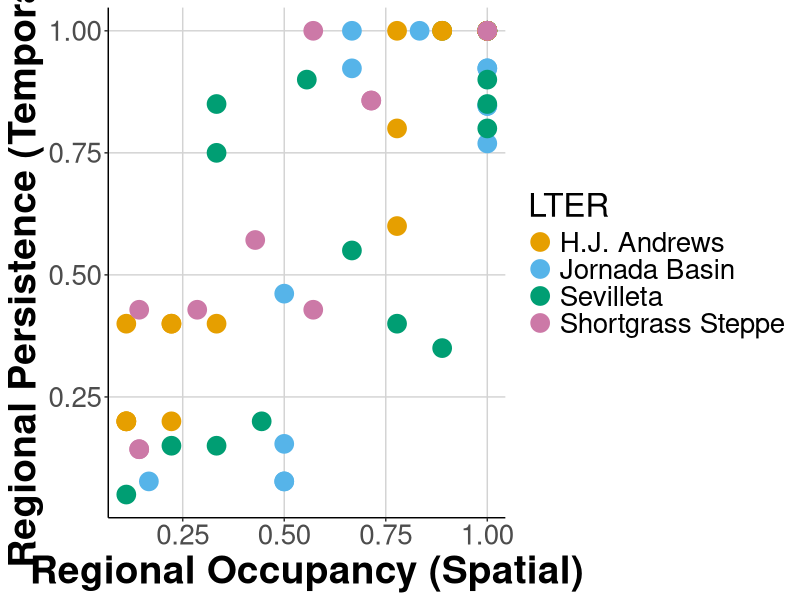
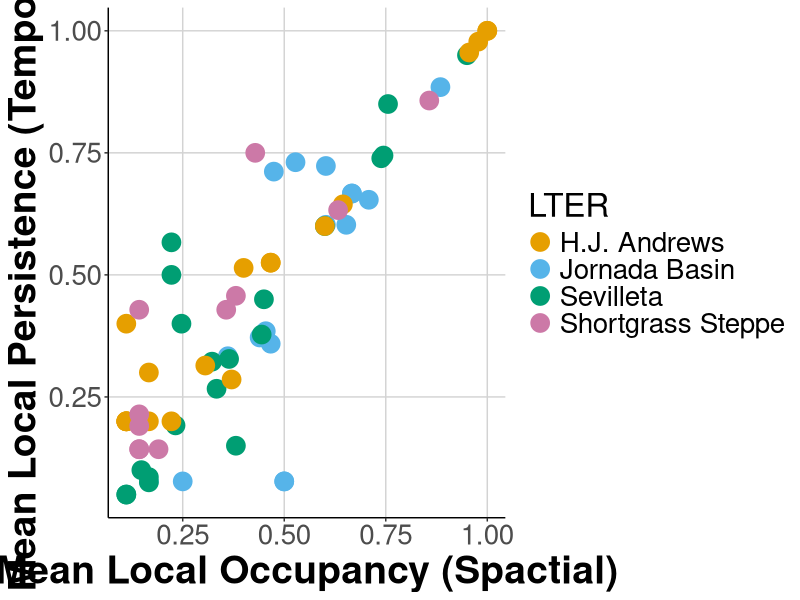
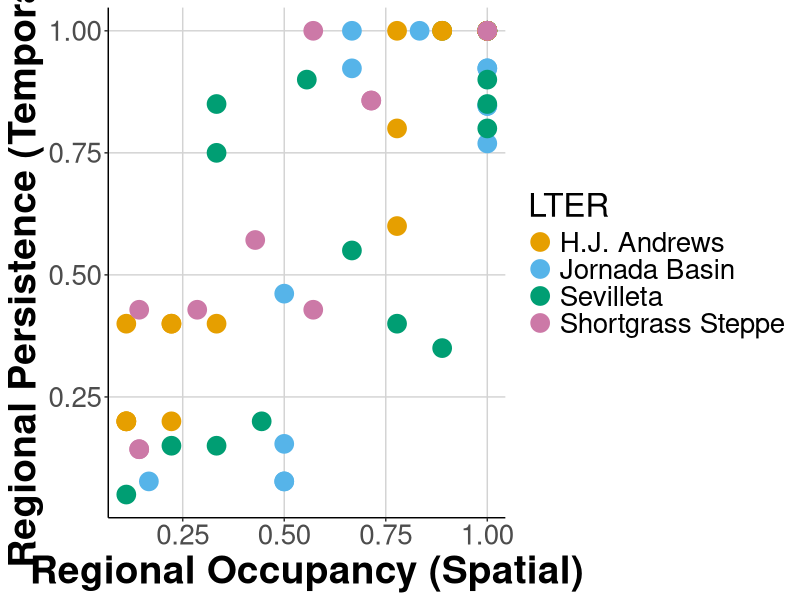
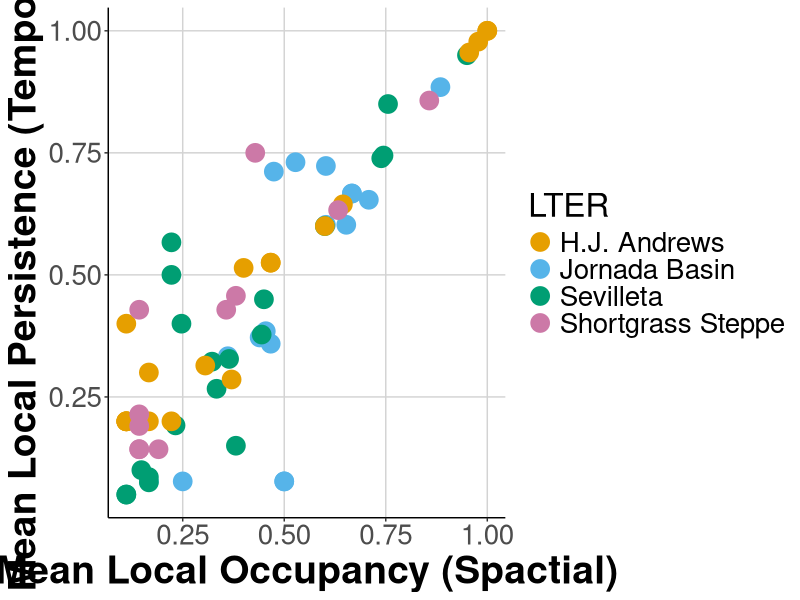

The R source for these figures, in order: (Note: this script raises an error after producing the figures.)
### Cleaned data
# EKB
# March 7, 2016

###################
# LIBRARIES

library(tidyr)
library(dplyr)
library(ggplot2)


###################
# LOAD FILES

jornada <- read.csv("data/Rodents/jornada_rodents.csv", header = TRUE, na.strings = ".")
sevilleta <- read.csv("data/Rodents/sevilleta_sm_mrc.txt", header = TRUE)
hj_andrews <- read.csv("data/Rodents/hj_andrews.csv", header = TRUE)
shortgrass_steppe <- read.table("data/Rodents/SGS_LTER_smammals.txt", header = TRUE, sep = "\t", na.strings = ".")

####################
# PREP FILES

jor_data <- select(jornada, year, season, habitat, web, spp, recap) %>% 
            filter(recap != "Y", spp != "DIPO1", spp != "PERO1", spp != "NA")

hja_data <- select(hj_andrews, YEAR, REPBLK, SUBPLOT, SPECIES) %>% 
            filter(SPECIES != 'UNKN') 

sev_data <- select(sevilleta, year, season, location, web, species, recap) %>% 
            filter(recap != "y", species != "pgsp", species != "dipo", 
                   species != "nesp", species != "onsp", species != "pesp", 
                   species != "resp", species != "na", species != "pmsp", species != "spsp", 
                   year < 2009, location != "two22", location != "blugrama", 
                   location != "savanna", location != "goatdraw", location != "rsgrass")

sgs_data <- select(shortgrass_steppe, YEAR, VEG, WEB, SPP) %>% 
            filter(SPP != 'NA')

# rename columns for consistency

names(jor_data) <- c("year", "season", "plot", "subplot", "species", "recap")
names(hja_data) <- c("year", "plot", "subplot", "species")
names(sev_data) <- c("year", "season", "plot", "subplot", "species", "recap")
names(sgs_data) <- c("year", "plot", "subplot", "species")

#####################
# FUNCTIONS

# DATA functions

select_data <- function(data){
  # function for selecting only relevant columns
  dat <- select(data, year, plot, subplot, species)
  return(dat)
}

group_data <- function(data){
  # group and arrange a dataset by species, year, plot, and subplot
  dat <- data %>% 
         group_by(species, year, plot, subplot) %>% 
         arrange(species, year, plot, subplot)
  return(dat)
}

add_siteID <- function(data){
  # make a column with a unique location code
  dat <- data %>% mutate(siteID = paste(plot, subplot, sep = "_"))
  return(dat)
}

find_reg_persist <- function(data){
  # create column for relative regional persistence (years overall)
  dat <- select(data, species, year) %>% 
         group_by(species, year) %>% 
         summarise(year_count = n())
  dat1 <- select(dat, species) %>% 
          group_by(species) %>% 
          summarise(years = n())
  total_years <- length(unique(data$year))
  dat1 <- mutate(dat1, rel_reg_persist = years/total_years)
  return(dat1)
}

find_reg_occup <- function(data){
  # create column for relative regional occupancy (sites overall)
  dat <- select(data, species, siteID) %>% 
         group_by(species, siteID) %>% 
         summarise(site_count = n())
  dat1 <- select(dat, species) %>% 
          group_by(species) %>% 
          summarise(sites = n())
  total_sites <- length(unique(data$siteID))
  dat1 <- mutate(dat1, rel_reg_occup = sites/total_sites)
  return(dat1)
}

join_regionals <- function(data){
  # combine the relative regional persistance and regional occupancy into one data frame
  dat <- left_join(x = find_reg_persist(data), y = find_reg_occup(data), by = "species")
  return(dat)
}

rel_local_occup <- function(data){
  # create a column for average relative local occupancy (site by year)
  dat <- select(data, year, species, siteID) %>% 
         group_by(year, species) %>% 
         summarise(site_by_year = n_distinct(siteID))
  total_sites <- length(unique(data$siteID))
  dat <- mutate(dat, rel_sites_by_year = site_by_year/total_sites)
  dat1 <- dat %>% group_by(species) %>% 
          summarise(mean_local_occup = mean(rel_sites_by_year))
}


rel_local_persist <- function(data){
  # create a column for average relative local persistance (year by site)
  dat <- select(data, year, species, siteID) %>% 
         group_by(siteID, species) %>% 
         summarise(years_by_site = n_distinct(year))
  total_years <- length(unique(data$year))
  dat <- mutate(dat, rel_years_by_site = years_by_site/total_years)
  dat1 <- dat %>% group_by(species) %>% 
          summarize(mean_local_persist = mean(rel_years_by_site))
  return(dat1)
}

join_locals <- function(data){
  # combine average relative local persistance and occupancy into one data frame
  dat <- left_join(x = rel_local_persist(data), y = rel_local_occup(data), by = "species")
  return(dat)
}

combine_all <- function(data){
  # combine regional and local persistance and occupancy into one data frame
  dat <- left_join(x = join_regionals(data), y = join_locals(data), by = "species")
  return(dat)
}

all_together <- function(data){
  # run all functions together to get the full output
  dat <- select_data(data) # can use pipes here
  dat <- group_data(dat)
  dat <- add_siteID(dat)
  dat <- combine_all(dat)
  return(dat)
}

# GRAPHING functions

cbbPalette <- c("#E69F00", "#56B4E9", "#009E73","#CC79A7")

graph_local <- function(data){
  # graph of mean local persistance as a function of mean local occupancy
  plot <- ggplot(data, aes(x = mean_local_occup, y = mean_local_persist)) +
    geom_point(aes(color = LTER), size = 6) +
    xlab("Mean Local Occupancy (Spactial)") + 
    ylab("Mean Local Persistence (Temporal)") +
    scale_color_manual(values = cbbPalette) +
    theme(panel.background = element_blank(), 
          axis.line.x = element_line(colour = "black"),
          axis.line.y = element_line(colour = "black"), 
          panel.grid.major = element_line(colour = "light gray"),
          axis.title = element_text(size = 28, face = "bold"),
          axis.text = element_text(size = 20),
          legend.title = element_text(size = 24),
          legend.text = element_text(size = 20))
  return(plot)
}

graph_regional <- function(data){
  # graph of mean local persistance as a function of mean local occupancy
  plot <- ggplot(data, aes(x = rel_reg_occup, y = rel_reg_persist)) +
    geom_point(aes(color = LTER), size = 6) +
    xlab("Regional Occupancy (Spatial)") + 
    ylab("Regional Persistence (Temporal)") +
    scale_color_manual(values = cbbPalette) +
    theme(panel.background = element_blank(), 
          axis.line.x = element_line(colour = "black"),
          axis.line.y = element_line(colour = "black"), 
          panel.grid.major = element_line(colour = "light gray"),
          axis.title = element_text(size = 28, face = "bold"),
          axis.text = element_text(size = 20),
          legend.title = element_text(size = 24),
          legend.text = element_text(size = 20)) 
  return(plot)
}

#####################
# APPLY FUNCTIONS TO DATASETS

# all functions for all datasets

jor_data <- all_together(jor_data) # I can't figure out how to loop through these
sev_data <- all_together(sev_data)
hja_data <- all_together(hja_data)
sgs_data <- all_together(sgs_data)

# add a dataset column
jor_data$LTER <- "Jornada Basin"    # is there a way to do this with a loop?
hja_data$LTER <- "H.J. Andrews"
sev_data$LTER <- "Sevilleta"
sgs_data$LTER <- "Shortgrass Steppe"

# combine all datasets into one
all_data <- bind_rows(jor_data, sev_data, hja_data, sgs_data)

# graph all data
graph_regional(all_data)
ggsave(file = "all_regional.png", width = 13, height = 10.5)
graph_local(all_data)
ggsave(file = "all_local.png", width = 13, height = 10.5)

###################################################################
# WORKING AREA


#all_output <- all_data %>%
#  group_by(dataset) %>%
#  do(all_together)

#datasets = list(jor_data, sev_data, hja_data, sgs_data)
#output = lapply(datasets, all_together)

#output = data.frame()
#for (dataset in datasets){
  #dataset_output <- all_together(dataset)
  #output = rbind(output, dataset_output)
#}

#hja <- select_data(hja_data) %>% add_siteID()
ggthemes_data$colorblind  <- ggthemes_data$colorblind[-1]
assignInNamespace("ggthemes_data", ggthemes_data, ns="ggthemes")

ggplot(all_data, aes(x = rel_reg_occup, y = rel_reg_persist)) +
  geom_point(aes(color = LTER), size = 6) +
  xlab("Regional Occupancy") + 
  ylab("Regional Persistence") +
  scale_color_manual(values = cbbPalette) +
  theme(panel.background = element_blank(), 
        axis.line.x = element_line(colour = "black"),
        axis.line.y = element_line(colour = "black"), 
        panel.grid.major = element_line(colour = "light gray"),
        axis.title = element_text(size = 28, face = "bold"),
        axis.text = element_text(size = 20),
        legend.title = element_text(size = 24),
        legend.text = element_text(size = 24)) 

cbbPalette <- c("#E69F00", "#56B4E9", "#009E73","#CC79A7")
ggplot(diamonds, aes(clarity, fill=cut)) + geom_bar(position="dodge")+
  scale_fill_colorblind()
